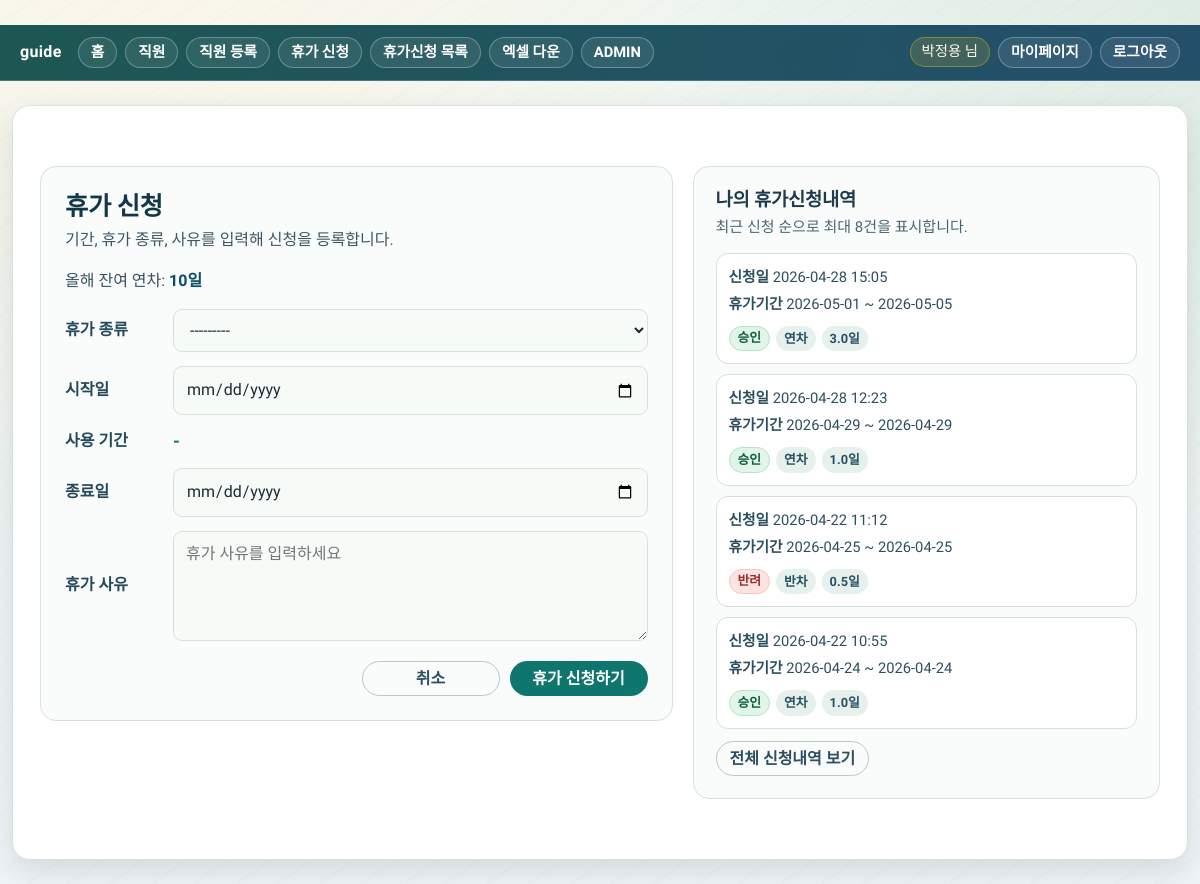
The page /leave/request/ (signed in) on the database its author committed.
### employee/models.py (models this page shows, shortened)
class Employee(models.Model):
	class Department(models.TextChoices):
		MEDICAL = '진료부', '진료부'
		WARD_3 = '3병동', '3병동'
		WARD_5A = '5A병동', '5A병동'
		WARD_5B = '5B병동', '5B병동'
		OPERATING_ROOM = '수술실', '수술실'
		TREATMENT_ROOM = '치료실', '치료실'
		OUTPATIENT = '외래', '외래'
		COUNSELING_ROOM = '상담실', '상담실'
		NURSING = '간호부', '간호부'
		NURSING_ADMIN = '간호행정', '간호행정'
		ADMINISTRATION = '원무과', '원무과'
		GENERAL_AFFAIRS = '총무과', '총무과'
		FACILITIES = '시설과', '시설과'
		REVIEW = '심사과', '심사과'
		HEALTH_CHECK = '검진센터', '검진센터'
		RADIOLOGY = '영상의학과', '영상의학과'
		LAB_MEDICINE = '진단검사의학과', '진단검사의학과'
		PHYSICAL_THERAPY = '물리치료', '물리치료'
		EXERCISE_THERAPY = '운동치료', '운동치료'
		IN_HOUSE_PHARMACY = '원내약국', '원내약국'
		NUTRITION = '영양과', '영양과'
	class EmploymentStatus(models.TextChoices):
		ACTIVE = 'active', '재직'
		LEAVE = 'leave', '휴직'
		RESIGNED = 'resigned', '퇴사'
	user = models.OneToOneField(
		User,
		on_delete=models.SET_NULL,
		null=True,
		blank=True,
		related_name='employee_profile',
	)
	name = models.CharField('이름', max_length=50)
	employee_number = models.CharField('사번', max_length=30, unique=True)
	department = models.CharField('부서', max_length=100, choices=Department.choices)
	position = models.CharField('직급', max_length=50)
	hire_date = models.DateField('입사일')
	employment_status = models.CharField(
		'재직상태',
		max_length=20,
		choices=EmploymentStatus.choices,
		default=EmploymentStatus.ACTIVE,
	)
	must_change_password = models.BooleanField(
		'최초 로그인 비밀번호 변경 필요',
		default=True,
	)
	created_at = models.DateTimeField(auto_now_add=True)
	updated_at = models.DateTimeField(auto_now=True)
	class Meta:
		ordering = ['name']

### leave_app/models.py (models this page shows, shortened)
class LeaveRequest(models.Model):
    class LeaveType(models.TextChoices):
        ANNUAL = 'annual', '연차'
        HALF_DAY = 'half_day', '반차'
        PAID = 'paid', '유급'
        UNPAID = 'unpaid', '무급'
        BEREAVEMENT = 'bereavement', '경조'
        REWARD = 'reward', '포상'
        TRAINING = 'training', '훈련'
        OTHER = 'other', '기타'
    class LeaveStatus(models.TextChoices):
        PENDING = 'pending', '대기'
        APPROVED = 'approved', '승인'
        REJECTED = 'rejected', '반려'
        CANCELED = 'canceled', '취소'
    employee = models.ForeignKey(Employee, on_delete=models.CASCADE, related_name='leave_requests')
    start_date = models.DateField('시작일')
    end_date = models.DateField('종료일')
    leave_type = models.CharField('휴가종류', max_length=20, choices=LeaveType.choices)
    leave_reason = models.TextField('휴가 사유', blank=True)
    days_count = models.DecimalField('사용일수', max_digits=4, decimal_places=1, default=Decimal('0'))
    status = models.CharField(
        '상태',
        max_length=20,
        choices=LeaveStatus.choices,
        default=LeaveStatus.PENDING,
    )
    approver = models.ForeignKey(
        User,
        on_delete=models.SET_NULL,
        null=True,
        blank=True,
        related_name='approved_leave_requests',
        verbose_name='승인자',
    )
    reject_reason = models.TextField('반려 사유', blank=True)
    requested_at = models.DateTimeField('신청일', auto_now_add=True)
    class Meta:
        ordering = ['-requested_at']

### leave_app/views.py (the view)
# urls.py: path('request/', leave_request_create, name='request_create'),
@login_required
def leave_request_create(request):
    employee = getattr(request.user, 'employee_profile', None)
    remaining = None
    my_leave_history = LeaveRequest.objects.none()
    if employee:
        used = _get_used_days(employee)
        remaining = Decimal(str(ANNUAL_LEAVE_DAYS)) - used
        my_leave_history = (
            LeaveRequest.objects.filter(employee=employee)
            .select_related('approver')
            .order_by('-requested_at')[:8]
        )
    def render_leave_form(form_instance):
        return render(
            request,
            'leave_app/leave_form.html',
            {
                'form': form_instance,
                'remaining': remaining,
                'my_leave_history': my_leave_history,
                'employee': employee,
            },
        )
    if request.method == 'POST':
        form = LeaveRequestForm(request.POST)
        if employee:
            form.instance.employee = employee
        if form.is_valid():
            leave_request = form.save(commit=False)
            if not employee:
                messages.error(request, '현재 계정에 연결된 직원 정보가 없습니다. 관리자에게 문의하세요.')
                form.add_error(None, '현재 계정에 연결된 직원 정보가 없습니다. 관리자에게 문의하세요.')
                return render_leave_form(form)
            leave_request.employee = employee
            leave_request.save()
            messages.success(request, '휴가 신청이 등록되었습니다.')
            return redirect('leave_app:list')
    else:
        form = LeaveRequestForm()
    return render_leave_form(form)

### leave_app/forms.py (shortened to what this page needs)
class LeaveRequestForm(forms.ModelForm):
    class Meta:
        model = LeaveRequest
        fields = ['start_date', 'end_date', 'leave_type', 'leave_reason']
        widgets = {
            'start_date': forms.DateInput(attrs={'type': 'date'}),
            'end_date': forms.DateInput(attrs={'type': 'date'}),
            'leave_reason': forms.Textarea(attrs={'rows': 3, 'placeholder': '휴가 사유를 입력하세요'}),
        }

### leave_app/views.py (called while the page is built)
def _get_used_days(employee, year=None):
    if year is None:
        year = date.today().year
    qs = LeaveRequest.objects.filter(
        employee=employee,
        status='approved',
        start_date__year=year,
    )
    total = qs.aggregate(total=Sum('days_count'))['total'] or Decimal('0')
    return total

### templates/leave_app/leave_form.html (shortened to what this page needs)
{% extends 'base.html' %}
{% block content %}
<div class="leave-request-shell">
    <div class="leave-request-layout">
        <div class="leave-request-panel">
            <h2 class="leave-request-title">휴가 신청</h2>
            <p class="lead">기간, 휴가 종류, 사유를 입력해 신청을 등록합니다.</p>
            {% if remaining is not None %}
            <p class="key-value">
                올해 잔여 연차: <strong>{{ remaining }}일</strong>
            </p>
            {% endif %}
            <form method="post" class="leave-request-form" id="leaveRequestForm">
                <div class="form-row">
                    <label class="row-label" for="{{ form.leave_type.id_for_label }}">휴가 종류</label>
                    <div class="field-wrap">
                        {{ form.leave_type }}
                    </div>
                </div>
                <div class="form-row">
                    <label class="row-label" for="{{ form.start_date.id_for_label }}">시작일</label>
                    <div class="field-wrap">
                        {{ form.start_date }}
                    </div>
                </div>
                <div class="form-row">
                    <p class="row-label">사용 기간</p>
                    <p class="usage-days" id="usageDays">-</p>
                </div>
                <div class="form-row">
                    <label class="row-label" for="{{ form.end_date.id_for_label }}">종료일</label>
                    <div class="field-wrap">
                        {{ form.end_date }}
                    </div>
                </div>
                <div class="form-row">
                    <label class="row-label" for="{{ form.leave_reason.id_for_label }}">휴가 사유</label>
                    <div class="field-wrap">
                        {{ form.leave_reason }}
                    </div>
                </div>
                <div class="form-actions">
                    <a class="btn btn-muted" href="{% url 'leave_app:list' %}">취소</a>
                    <button type="submit" class="btn">휴가 신청하기</button>
                </div>
            </form>
        </div>
        <aside class="leave-history-panel">
            <h3 class="history-title">나의 휴가신청내역</h3>
            <p class="history-lead">최근 신청 순으로 최대 8건을 표시합니다.</p>
            {% if my_leave_history %}
            <ul class="history-list">
                {% for leave in my_leave_history %}
                <li class="history-item">
                    <p class="history-requested"><strong>신청일</strong> {{ leave.requested_at|date:"Y-m-d H:i" }}</p>
                    <p class="history-period"><strong>휴가기간</strong> {{ leave.start_date|date:"Y-m-d" }} ~ {{ leave.end_date|date:"Y-m-d" }}</p>
                    <div class="history-meta">
                        <span class="history-chip status-{{ leave.status }}">{{ leave.get_status_display }}</span>
                        <span class="history-chip">{{ leave.get_leave_type_display }}</span>
                        <span class="history-chip">{{ leave.days_count }}일</span>
                    </div>
                </li>
                {% endfor %}
            </ul>
            <a class="btn btn-muted history-link" href="{% url 'leave_app:list' %}">전체 신청내역 보기</a>
            {% elif employee %}
            <p class="history-empty">아직 휴가 신청 내역이 없습니다.</p>
            {% else %}
            <p class="history-empty">현재 계정에 연결된 직원 정보가 없어 내역을 표시할 수 없습니다.</p>
            {% endif %}
        </aside>
    </div>
</div>
{% endblock %}

### templates/base.html (shortened to what this page needs)
﻿{% load static %}
<!doctype html>
<html lang="ko">
<head>
    <link rel="stylesheet" href="{% static 'css/style.css' %}">
</head>
<body class="{% block body_class %}{% endblock %}">
{% if request.path != '/accounts/login/' %}
<header>
    <nav class="top-nav">
        <a class="brand-link" href="/">guide</a>
        <div class="nav-main">
        {% if request.user.is_authenticated %}
            {% if request.user.is_staff %}
                <a class="nav-item" href="/">홈</a>
                <a class="nav-item" href="/employees/">직원</a>
                <a class="nav-item" href="{% url 'employee:create' %}">직원 등록</a>
                <a class="nav-item" href="/leave/request/">휴가 신청</a>
                <a class="nav-item" href="/leave/">휴가신청 목록</a>
                <a class="nav-item" href="{% url 'leave_app:export_csv' %}">엑셀 다운</a>
                <a class="nav-item" href="/admin/">ADMIN</a>
            {% else %}
                <a class="nav-item" href="/">홈</a>
                <a class="nav-item" href="{% url 'leave_app:request_create' %}">휴가신청</a>
                <a class="nav-item" href="{% url 'leave_app:list' %}">휴가신청목록</a>
            {% endif %}
        {% else %}
            <a class="nav-item" href="/">홈</a>
            <a class="nav-item" href="/accounts/login/">로그인</a>
            <a class="nav-item" href="{% url 'signup' %}">회원가입</a>
        {% endif %}
        </div>
        {% if request.user.is_authenticated %}
        <div class="nav-auth">
            <span class="user-badge">{% firstof request.user.employee_profile.name request.user.first_name request.user.username %} 님</span>
            <a class="nav-item" href="{% url 'my_page' %}">마이페이지</a>
            <form method="post" action="{% url 'logout' %}">
                <button type="submit" class="nav-link-btn">로그아웃</button>
            </form>
        </div>
        {% endif %}
    </nav>
</header>
{% endif %}
<main class="container">
    {% block content %}{% endblock %}
</main>
</body>
</html>

### rows shown on the page
LeaveRequest: requested_at "2026-04-28 15:05", start_date "2026-05-01", end_date "2026-05-05", status "승인", leave_type "연차", days_count "3.0"
LeaveRequest: requested_at "2026-04-28 12:23", start_date "2026-04-29", end_date "2026-04-29", status "승인", leave_type "연차", days_count "1.0"
LeaveRequest: requested_at "2026-04-22 11:12", start_date "2026-04-25", end_date "2026-04-25", status "반려", leave_type "반차", days_count "0.5"
LeaveRequest: requested_at "2026-04-22 10:55", start_date "2026-04-24", end_date "2026-04-24", status "승인", leave_type "연차", days_count "1.0"

### other values the page prints
{{ remaining }} "10"
